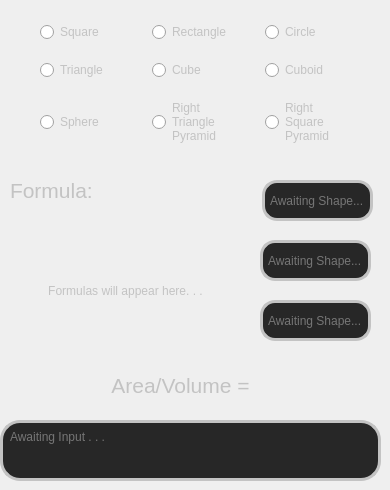
    <widget class="QWidget" name="geoPage">
     <widget class="QWidget" name="gridLayoutWidget_2">
      <property name="geometry">
       <rect>
        <x>40</x>
        <y>10</y>
        <width>331</width>
        <height>151</height>
       </rect>
      </property>
      <layout class="QGridLayout" name="geoGrid">
       <item row="1" column="2">
        <widget class="QRadioButton" name="cuboidRadio">
         <property name="focusPolicy">
          <enum>Qt::NoFocus</enum>
         </property>
         <property name="styleSheet">
          <string notr="true">color: rgb(195, 195, 195);</string>
         </property>
         <property name="text">
          <string>Cuboid</string>
         </property>
        </widget>
       </item>
       <item row="1" column="1">
        <widget class="QRadioButton" name="cubeRadio">
         <property name="focusPolicy">
          <enum>Qt::NoFocus</enum>
         </property>
         <property name="styleSheet">
          <string notr="true">color: rgb(195, 195, 195);</string>
         </property>
         <property name="text">
          <string>Cube</string>
         </property>
        </widget>
       </item>
       <item row="1" column="0">
        <widget class="QRadioButton" name="triRadio">
         <property name="focusPolicy">
          <enum>Qt::NoFocus</enum>
         </property>
         <property name="styleSheet">
          <string notr="true">color: rgb(195, 195, 195);</string>
         </property>
         <property name="text">
          <string>Triangle</string>
         </property>
        </widget>
       </item>
       <item row="0" column="2">
        <widget class="QRadioButton" name="circleRadio">
         <property name="focusPolicy">
          <enum>Qt::NoFocus</enum>
         </property>
         <property name="styleSheet">
          <string notr="true">color: rgb(195, 195, 195);</string>
         </property>
         <property name="text">
          <string>Circle</string>
         </property>
        </widget>
       </item>
       <item row="0" column="1">
        <widget class="QRadioButton" name="rectRadio">
         <property name="focusPolicy">
          <enum>Qt::NoFocus</enum>
         </property>
         <property name="styleSheet">
          <string notr="true">color: rgb(195, 195, 195);</string>
         </property>
         <property name="text">
          <string>Rectangle</string>
         </property>
        </widget>
       </item>
       <item row="0" column="0">
        <widget class="QRadioButton" name="sqrRadio">
         <property name="focusPolicy">
          <enum>Qt::NoFocus</enum>
         </property>
         <property name="styleSheet">
          <string notr="true">color: rgb(195, 195, 195);</string>
         </property>
         <property name="text">
          <string>Square</string>
         </property>
        </widget>
       </item>
       <item row="2" column="2">
        <widget class="QRadioButton" name="sqrPyRadio">
         <property name="focusPolicy">
          <enum>Qt::NoFocus</enum>
         </property>
         <property name="styleSheet">
          <string notr="true">color: rgb(195, 195, 195);</string>
         </property>
         <property name="text">
          <string>Right
Square
Pyramid</string>
         </property>
        </widget>
       </item>
       <item row="2" column="1">
        <widget class="QRadioButton" name="triPyRadio">
         <property name="focusPolicy">
          <enum>Qt::NoFocus</enum>
         </property>
         <property name="styleSheet">
          <string notr="true">color: rgb(195, 195, 195);</string>
         </property>
         <property name="text">
          <string>Right
Triangle
Pyramid</string>
         </property>
        </widget>
       </item>
       <item row="2" column="0">
        <widget class="QRadioButton" name="sphRadio">
         <property name="focusPolicy">
          <enum>Qt::NoFocus</enum>
         </property>
         <property name="styleSheet">
          <string notr="true">color: rgb(195, 195, 195);</string>
         </property>
         <property name="text">
          <string>Sphere</string>
         </property>
        </widget>
       </item>
      </layout>
     </widget>
     <widget class="QLineEdit" name="geoVal1Line">
      <property name="geometry">
       <rect>
        <x>262</x>
        <y>180</y>
        <width>111</width>
        <height>41</height>
       </rect>
      </property>
      <property name="styleSheet">
       <string notr="true">background: rgb(39, 39, 39);
border: 3px solid rgb(195, 195, 195);
border-radius: 15px;
padding: 3px;
color: rgb(195, 195, 195);</string>
      </property>
      <property name="placeholderText">
       <string>Awaiting Shape...</string>
      </property>
     </widget>
     <widget class="QLineEdit" name="geoVal3Line">
      <property name="geometry">
       <rect>
        <x>260</x>
        <y>300</y>
        <width>111</width>
        <height>41</height>
       </rect>
      </property>
      <property name="styleSheet">
       <string notr="true">background: rgb(39, 39, 39);
border: 3px solid rgb(195, 195, 195);
border-radius: 15px;
padding: 3px;
color: rgb(195, 195, 195);</string>
      </property>
      <property name="placeholderText">
       <string>Awaiting Shape...</string>
      </property>
     </widget>
     <widget class="QLineEdit" name="geoVal2Line">
      <property name="geometry">
       <rect>
        <x>260</x>
        <y>240</y>
        <width>111</width>
        <height>41</height>
       </rect>
      </property>
      <property name="styleSheet">
       <string notr="true">background: rgb(39, 39, 39);
border: 3px solid rgb(195, 195, 195);
border-radius: 15px;
padding: 3px;
color: rgb(195, 195, 195);</string>
      </property>
      <property name="placeholderText">
       <string>Awaiting Shape...</string>
      </property>
     </widget>
     <widget class="QLabel" name="formulaHeadLabel">
      <property name="geometry">
       <rect>
        <x>10</x>
        <y>170</y>
        <width>111</width>
        <height>41</height>
       </rect>
      </property>
      <property name="font">
       <font>
        <pointsize>16</pointsize>
       </font>
      </property>
      <property name="styleSheet">
       <string notr="true">color: rgb(195, 195, 195);</string>
      </property>
      <property name="text">
       <string>Formula:</string>
      </property>
     </widget>
     <widget class="QLabel" name="formulaContentLabel">
      <property name="geometry">
       <rect>
        <x>10</x>
        <y>230</y>
        <width>231</width>
        <height>121</height>
       </rect>
      </property>
      <property name="styleSheet">
       <string notr="true">color: rgb(195, 195, 195);</string>
      </property>
      <property name="text">
       <string>Formulas will appear here. . .</string>
      </property>
      <property name="alignment">
       <set>Qt::AlignCenter</set>
      </property>
      <property name="wordWrap">
       <bool>true</bool>
      </property>
     </widget>
     <widget class="QLabel" name="geoEqlsLabel">
      <property name="geometry">
       <rect>
        <x>90</x>
        <y>370</y>
        <width>181</width>
        <height>31</height>
       </rect>
      </property>
      <property name="font">
       <font>
        <pointsize>16</pointsize>
       </font>
      </property>
      <property name="styleSheet">
       <string notr="true">color: rgb(195, 195, 195);</string>
      </property>
      <property name="text">
       <string>Area/Volume =</string>
      </property>
      <property name="alignment">
       <set>Qt::AlignCenter</set>
      </property>
     </widget>
     <widget class="QTextBrowser" name="geoAnsrBrowser">
      <property name="geometry">
       <rect>
        <x>0</x>
        <y>420</y>
        <width>381</width>
        <height>61</height>
       </rect>
      </property>
      <property name="focusPolicy">
       <enum>Qt::NoFocus</enum>
      </property>
      <property name="styleSheet">
       <string notr="true">background: rgb(39, 39, 39);
border: 3px solid rgb(195, 195, 195);
border-radius: 20px;
padding: 3px;
color: rgb(195, 195, 195);</string>
      </property>
      <property name="placeholderText">
       <string>Awaiting Input . . .</string>
      </property>
     </widget>
    </widget>
